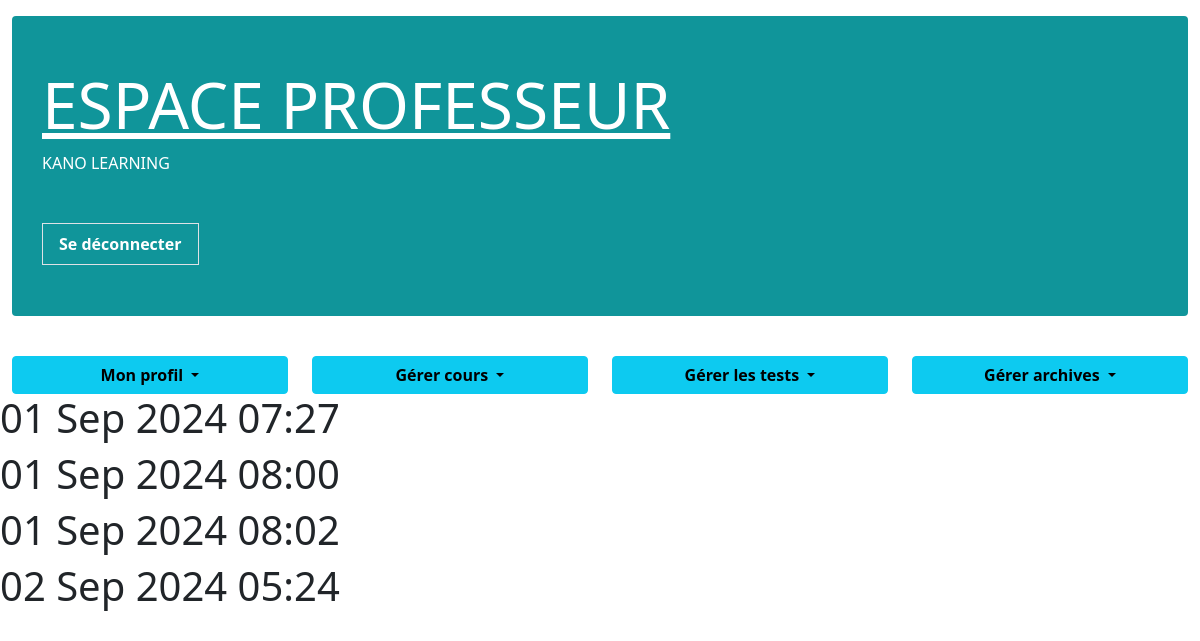
The app's page /index_prof/ (signed in), older data.
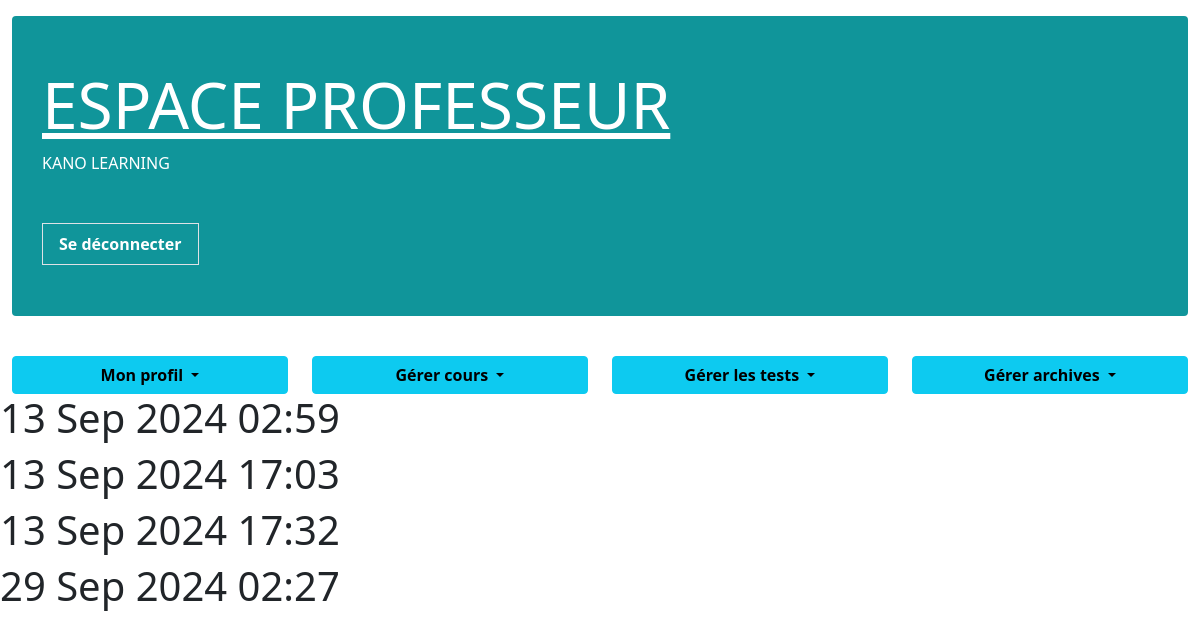
The same page, newer data.
### home/models.py (models this page shows, shortened)
class Cours(models.Model):
    titre = models.CharField(max_length=255)
    profil_cours = models.ImageField(upload_to='image', null=True, blank=True)
    intoduction = models.TextField(null=True, blank=True)
    resume = models.TextField(null=True, blank=True)
    document = models.FileField(upload_to='documents/', null=True, blank=True)
    choix_matiere = models.ForeignKey ('Matiere', on_delete=models.CASCADE)
    choix_classe = models.ForeignKey ('Classe', on_delete=models.CASCADE)
    Date_creation = models.DateTimeField(auto_now_add=True)  # Date et heure de création
    Date_modif = models.DateTimeField(auto_now=True)  # Date et heure de mise à jour
    temps_etudes = models.IntegerField()

### home/views.py (the view)
# urls.py: path('index_prof/', views.index_prof,name="index_prof" ),
@login_required(login_url='/index_prof/')
def index_prof(request):
    cours = Cours.objects.all()
    context = {"cour": cours}
    return render(request, "home/professeur/index.html", context)

### home/templates/home/professeur/index.html
{% extends 'home/professeur/prof_base.html' %}
{% block content %}
  {% load static %}
  {% for cours in cour %}
    <h1>{{ cours.Date_creation|date:'d M Y H:i' }}</h1>
  {% endfor %}
{% endblock %}

Row changes from the older to the newer data that the page shows:
removed Cours: Date_creation "01 Sep 2024 07:27"
removed Cours: Date_creation "01 Sep 2024 08:00"
removed Cours: Date_creation "01 Sep 2024 08:02"
removed Cours: Date_creation "02 Sep 2024 05:24"
added Cours: Date_creation "13 Sep 2024 02:59"
added Cours: Date_creation "13 Sep 2024 17:03"
added Cours: Date_creation "13 Sep 2024 17:32"
added Cours: Date_creation "29 Sep 2024 02:27"
